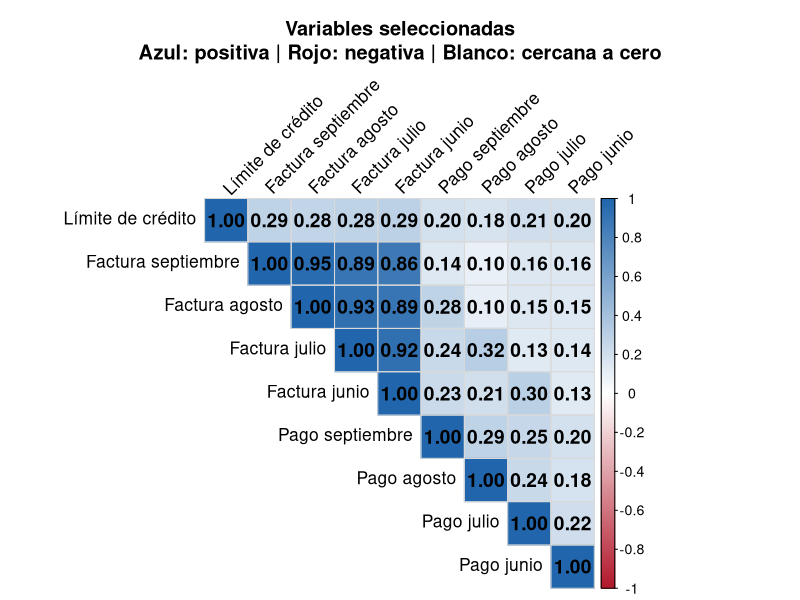
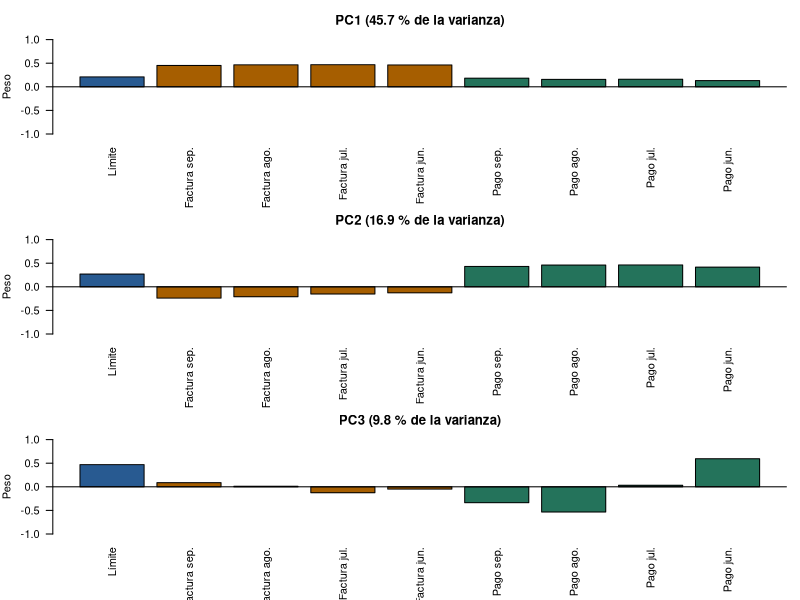
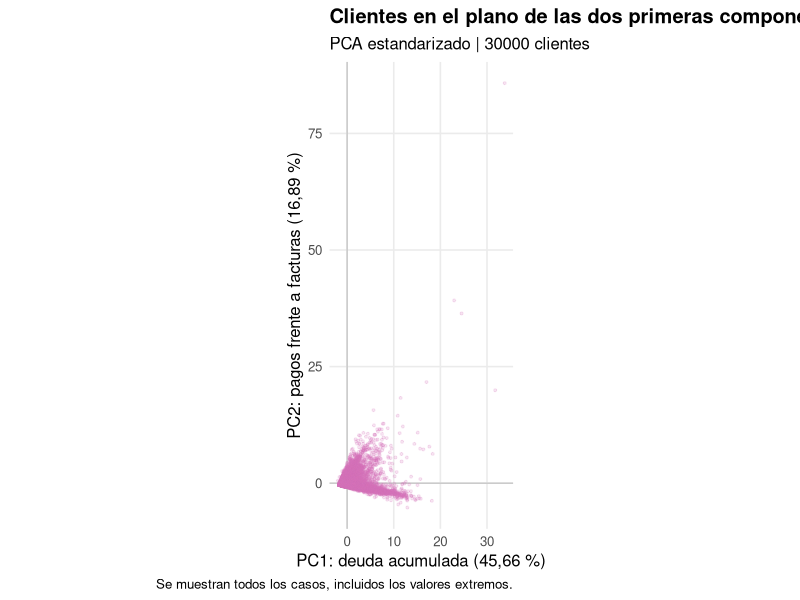
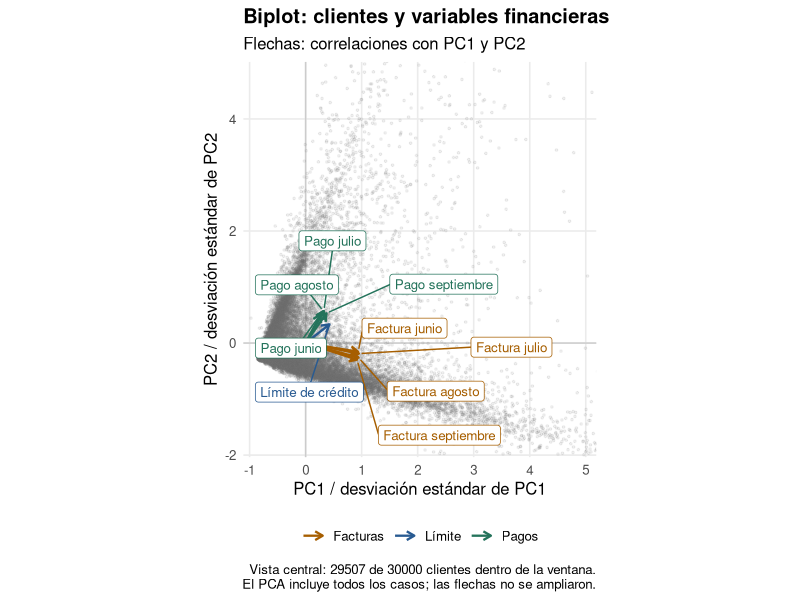

Generate these figures, in order, with R:
## ---- chunk 1
knitr::opts_chunk$set(echo = TRUE, warning = FALSE, message = FALSE)
## ---- chunk 2
paquetes <- c(
  "readr",
  "corrplot",
  "dplyr",
  "rlang",
  "here",
  "readxl",
  "ragg",
  "kableExtra",
  "tidyr",
  "ggplot2",
  "ggrepel"
)

paquetes_faltantes <- paquetes[!paquetes %in% rownames(installed.packages())]

if (length(paquetes_faltantes) > 0) {
  install.packages(paquetes_faltantes)
}

# Esto es lo que faltaba: cargar los paquetes
invisible(lapply(paquetes, library, character.only = TRUE))
## ---- chunk 3
datos_credit <- read_csv(here("DATASET", "datos_credit.csv"))

variables_seleccionadas <- c(
  "LIMIT_BAL",
  paste0("BILL_AMT", 1:4),
  paste0("PAY_AMT", 1:4)
)

datos_sin_estandarizar <- as.data.frame(
  datos_credit[, variables_seleccionadas]
)

# Conservar las mismas observaciones para ambos análisis.
datos_sin_estandarizar <- datos_sin_estandarizar[
  complete.cases(datos_sin_estandarizar),
  ,
  drop = FALSE
]

datos_estandarizados <- as.data.frame(
  scale(datos_sin_estandarizar, center = TRUE, scale = TRUE)
)

pca_sin_estandarizar <- prcomp(
  datos_sin_estandarizar,
  center = TRUE,
  scale. = FALSE
)

pca_estandarizado <- prcomp(
  datos_estandarizados,
  center = TRUE,
  scale. = FALSE
)
## ---- chunk 4

library(dplyr)
library(corrplot)

# Se parte de la base depurada datos_credit.
# EDUCATION se reserva para caracterizar perfiles por ser categórica.
variables_pca <- c(
  "LIMIT_BAL",
  paste0("BILL_AMT", 1:4),
  paste0("PAY_AMT", 1:4)
)

datos_pca <- datos_credit %>%
  select(all_of(variables_pca))

matriz_cor <- cor(
  datos_pca,
  method = "pearson",
  use = "complete.obs"
)

etiquetas <- c(
  "Límite de crédito",
  "Factura septiembre", "Factura agosto",
  "Factura julio", "Factura junio",
  "Pago septiembre", "Pago agosto",
  "Pago julio", "Pago junio"
)

dimnames(matriz_cor) <- list(etiquetas, etiquetas)

corrplot(
  matriz_cor,
  method = "color",
  type = "upper",
  diag = TRUE,
  order = "original",
  col = colorRampPalette(c("#B2182B", "#FFFFFF", "#2166AC"))(200),
  col.lim = c(-1, 1),
  addCoef.col = "black",
  number.cex = 1.15,
  number.digits = 2,
  tl.col = "black",
  tl.cex = 1.05,
  tl.srt = 45,
  cl.cex = 0.85,
  addgrid.col = "grey85",
  mar = c(0, 0, 4, 0),
  title = paste(
    "Variables seleccionadas",
    "Azul: positiva | Rojo: negativa | Blanco: cercana a cero",
    sep = "\n"
  )
)
## ---- chunk 5
library(dplyr)
library(tidyr)
library(knitr)
library(kableExtra)

variables_seleccionadas <- c(
  "LIMIT_BAL",
  paste0("BILL_AMT", 1:4),
  paste0("PAY_AMT", 1:4)
)

tabla_escalas <- datos_credit %>%
  select(all_of(variables_seleccionadas)) %>%
  pivot_longer(
    everything(),
    names_to = "Variable",
    values_to = "Valor"
  ) %>%
  group_by(Variable) %>%
  summarise(
    Minimo = min(Valor, na.rm = TRUE),
    Maximo = max(Valor, na.rm = TRUE),
    Amplitud = Maximo - Minimo,
    Media = mean(Valor, na.rm = TRUE),
    Mediana = median(Valor, na.rm = TRUE),
    Desviacion = sd(Valor, na.rm = TRUE),
    .groups = "drop"
  ) %>%
  mutate(Variable = factor(Variable, levels = variables_seleccionadas)) %>%
  arrange(Variable) %>%
  mutate(
    Variable = c(
      "LIMIT_BAL · Límite de crédito",
      "BILL_AMT1 · Septiembre",
      "BILL_AMT2 · Agosto",
      "BILL_AMT3 · Julio",
      "BILL_AMT4 · Junio",
      "PAY_AMT1 · Septiembre",
      "PAY_AMT2 · Agosto",
      "PAY_AMT3 · Julio",
      "PAY_AMT4 · Junio"
    )
  )

tabla_escalas %>%
  kable(
    format = "html",
    caption = "NTD: nuevos dólares taiwaneses. Amplitud = máximo − mínimo.",
    col.names = c(
      "Variable / mes", "Mínimo", "Máximo", "Amplitud",
      "Media", "Mediana", "Desviación estándar"
    ),
    digits = 2,
    format.args = list(big.mark = ".", decimal.mark = ","),
    align = c("l", rep("r", 6))
  ) %>%
  kable_styling(
    bootstrap_options = c("hover", "responsive"),
    full_width = TRUE,
    font_size = 15
  ) %>%
  row_spec(0, bold = TRUE, color = "white", background = "#243447") %>%
  row_spec(1, background = "#E8EFFA", color = "#17365D") %>%
  row_spec(2:5, background = "#FFF1DE", color = "#754000") %>%
  row_spec(6:9, background = "#E5F3EE", color = "#175541") %>%
  column_spec(1, bold = TRUE, width = "6cm") %>%
  pack_rows(
    "LÍMITE DE CRÉDITO · Cupo otorgado",
    1, 1,
    label_row_css = "background-color: #285A91; color: white; font-weight: bold;",
    indent = FALSE
  ) %>%
  pack_rows(
    "FACTURACIÓN · Montos de los estados de cuenta",
    2, 5,
    label_row_css = "background-color: #A65E00; color: white; font-weight: bold;",
    indent = FALSE
  ) %>%
  pack_rows(
    "PAGOS · Montos efectivamente pagados",
    6, 9,
    label_row_css = "background-color: #24735B; color: white; font-weight: bold;",
    indent = FALSE
  ) %>%
  footnote(
    general = c(
      "NT$: nuevos dólares taiwaneses. Amplitud = máximo − mínimo.",
      "Desviación estándar: dispersión de los valores alrededor de la media.",
      "Aunque todas las variables comparten unidad monetaria, sus magnitudes y dispersiones son diferentes."
    ),
    general_title = "Nota: ",
    footnote_as_chunk = TRUE
  )
## ---- chunk 6
library(dplyr)

variables_seleccionadas <- c(
  "LIMIT_BAL",
  paste0("BILL_AMT", 1:4),
  paste0("PAY_AMT", 1:4)
)

# Grupo 1: variables originales, sin estandarizar (NT$).
datos_sin_estandarizar <- datos_credit %>%
  select(all_of(variables_seleccionadas))

# Grupo 2: variables estandarizadas.
# A cada valor se le resta la media y se divide por la desviación estándar.
# Cada columna queda con media 0 y desviación estándar 1, sin unidad.
datos_estandarizados <- datos_sin_estandarizar %>%
  scale(center = TRUE, scale = TRUE) %>%
  as.data.frame()

# Ambos grupos conservan las mismas filas y el mismo orden de variables.
# EDUCATION queda fuera porque es categórica.
## ---- chunk 7
library(knitr)
library(kableExtra)

crear_tabla_pca <- function(modelo, titulo, color) {

  varianza <- modelo$sdev^2
  porcentaje <- 100 * varianza / sum(varianza)
  contribuciones <- 100 * t(modelo$rotation^2)

  tabla <- data.frame(
    Componente = colnames(modelo$rotation),
    Individual = porcentaje,
    Acumulada = cumsum(porcentaje),
    contribuciones,
    check.names = FALSE
  )

  tabla %>%
    kable(
      format = "html",
      caption = titulo,
      row.names = FALSE,
      col.names = c(
        "PC", "Indiv.", "Acum.", "Cupo",
        "Sep.", "Ago.", "Jul.", "Jun.",
        "Sep.", "Ago.", "Jul.", "Jun."
      ),
      digits = 2,
      format.args = list(decimal.mark = ","),
      align = c("c", rep("r", 11)),
      table.attr = paste0(
        'style="width:100%; table-layout:fixed;',
        'margin-bottom:30px;"'
      )
    ) %>%
    kable_styling(
      bootstrap_options = c("hover", "condensed"),
      full_width = TRUE,
      font_size = 12
    ) %>%
    add_header_above(
      c(
        " " = 1,
        "Varianza (%)" = 2,
        "Límite" = 1,
        "Facturas · Contribución (%)" = 4,
        "Pagos · Contribución (%)" = 4
      ),
      bold = TRUE,
      color = "white",
      background = color
    ) %>%
    column_spec(1, bold = TRUE) %>%
    column_spec(2:3, background = "#F1F4F8") %>%
    column_spec(4, background = "#E8EFFA") %>%
    column_spec(5:8, background = "#FFF1DE") %>%
    column_spec(9:12, background = "#E5F3EE")
}

tabla_original <- crear_tabla_pca(
  pca_sin_estandarizar,
  "PCA sin estandarizar",
  "#A65E00"
)

tabla_estandarizada <- crear_tabla_pca(
  pca_estandarizado,
  "PCA estandarizado",
  "#24735B"
)

htmltools::browsable(
  htmltools::tagList(
    htmltools::tags$style(htmltools::HTML("
      .pca-tablas {
        background: #FFFFFF;
        color: #243447;
        padding: 24px;
        font-family: 'Segoe UI', Arial, sans-serif;
      }

      .pca-tablas table {
        width: 100% !important;
        border-collapse: collapse;
        background: #FFFFFF;
        font-family: 'Segoe UI', Arial, sans-serif;
        font-size: 13px !important;
        font-variant-numeric: tabular-nums;
        margin-bottom: 32px !important;
      }

      .pca-tablas caption {
        caption-side: top;
        text-align: left;
        color: #243447 !important;
        font-family: 'Segoe UI', Arial, sans-serif;
        font-size: 19px !important;
        font-weight: 600;
        padding: 0 0 14px;
      }

      .pca-tablas th,
      .pca-tablas td {
        padding: 9px 4px !important;
        border: none;
        border-bottom: 1px solid #DCE3EA;
        color: #243447;
      }

      .pca-tablas thead tr:last-child th {
        background: #F1F4F8 !important;
        color: #243447 !important;
        font-weight: 600;
      }

      .pca-tablas tbody td:first-child {
        background: #FFFFFF !important;
        font-weight: 700;
      }

      .pca-tablas p {
        margin: 0;
        font-size: 13px;
        line-height: 1.6;
        color: #425466;
      }
    ")),

    htmltools::tags$div(
      class = "pca-tablas",

      htmltools::HTML(as.character(tabla_original)),
      htmltools::HTML(as.character(tabla_estandarizada)),

      htmltools::tags$p(
        htmltools::tags$strong("Cómo leer las tablas: "),
        "Indiv. = varianza explicada por cada componente; ",
        "Acum. = varianza acumulada. ",
        "Azul: límite de crédito; naranja: facturas; verde: pagos. ",
        "Las contribuciones se calculan como 100 × peso² y suman 100% ",
        "entre las nueve variables de cada fila. No representan la varianza ",
        "de cada variable explicada por la componente."
      )
    )
  )
)
## ---- chunk 8
etiquetas_pesos <- c(
  "Límite",
  "Factura sep.", "Factura ago.", "Factura jul.", "Factura jun.",
  "Pago sep.", "Pago ago.", "Pago jul.", "Pago jun."
)

colores_pesos <- c("#285A91", rep("#A65E00", 4), rep("#24735B", 4))

pesos <- pca_estandarizado$rotation[, 1:3]
rownames(pesos) <- etiquetas_pesos

varianza_pct <- 100 * pca_estandarizado$sdev^2 / sum(pca_estandarizado$sdev^2)

par(mfrow = c(3, 1), mar = c(5, 4, 3, 1))
for (i in 1:3) {
  barplot(
    pesos[, i],
    col = colores_pesos,
    las = 2,
    ylim = c(-1, 1),
    ylab = "Peso",
    main = paste0("PC", i, " (", round(varianza_pct[i], 1), " % de la varianza)")
  )
  abline(h = 0)
}
par(mfrow = c(1, 1))

# Tabla de pesos para apoyar la lectura
round(pesos, 3)
## ---- chunk 9

# AJUSTAR: nombre exacto de la columna en datos_credit
col_default <- "default payment next month"

# Mismas filas que usó el PCA
filas_ok <- complete.cases(datos_credit[, variables_seleccionadas])
y <- datos_credit[[col_default]][filas_ok]

puntajes <- pca_estandarizado$x
tasa <- mean(y == 1)
n_incumplen <- sum(y == 1)

evaluar <- function(marca, nombre) {
  encontrados <- sum(marca & y == 1)
  data.frame(
    Regla = nombre,
    Marcados = sum(marca),
    Encontrados = encontrados,
    `Se escapan` = n_incumplen - encontrados,
    `% encontrado` = round(100 * encontrados / n_incumplen, 1),
    `% acierto entre marcados` = round(100 * encontrados / sum(marca), 1),
    Lift = round((encontrados / sum(marca)) / tasa, 2),
    check.names = FALSE
  )
}

marca_pc1 <- puntajes[, 1] >= quantile(puntajes[, 1], 1 - tasa)
marca_pc2 <- puntajes[, 2] <= quantile(puntajes[, 2], tasa)

resultado <- rbind(
  evaluar(marca_pc1, "PC1 alta (mucha facturación)"),
  evaluar(marca_pc2, "PC2 baja (paga poco frente a lo facturado)"),
  evaluar(marca_pc1 | marca_pc2, "PC1 o PC2")
)

cat("Tasa de incumplimiento:", round(100 * tasa, 1), "%  |  Incumplidos:", n_incumplen, "\n")
resultado

## ---- chunk 10

# Reutilizar el PCA estandarizado de la Parte 1.
modelo_pca2 <- pca_estandarizado
variables_pca2 <- rownames(modelo_pca2$rotation)

filas_pca2 <- complete.cases(datos_credit[, variables_pca2])
stopifnot(sum(filas_pca2) == nrow(modelo_pca2$x))

# Orientar PC1 hacia mayor facturación y PC2 hacia mayores pagos.
signos_pca2 <- c(
  sign(sum(modelo_pca2$rotation[paste0("BILL_AMT", 1:4), 1])),
  sign(sum(modelo_pca2$rotation[paste0("PAY_AMT", 1:4), 2]))
)
signos_pca2[signos_pca2 == 0] <- 1

puntajes_pca2 <- sweep(
  modelo_pca2$x[, 1:2, drop = FALSE], 2, signos_pca2, "*"
)
pesos_pca2 <- sweep(
  modelo_pca2$rotation[, 1:2, drop = FALSE], 2, signos_pca2, "*"
)

porcentaje_pca2 <- 100 * modelo_pca2$sdev^2 /
  sum(modelo_pca2$sdev^2)

mapa_pca2 <- data.frame(
  PC1 = puntajes_pca2[, 1],
  PC2 = puntajes_pca2[, 2]
)

numero_pca2 <- function(x, digitos = 2) {
  formatC(x, format = "f", digits = digitos, decimal.mark = ",")
}

eje1_pca2 <- paste0(
  "PC1: deuda acumulada (",
  numero_pca2(porcentaje_pca2[1]), " %)"
)
eje2_pca2 <- paste0(
  "PC2: pagos frente a facturas (",
  numero_pca2(porcentaje_pca2[2]), " %)"
)

tema_pca2 <- theme_minimal(base_size = 12) +
  theme(
    plot.title = element_text(face = "bold"),
    panel.grid.minor = element_blank(),
    legend.position = "bottom"
  )
## ---- chunk 11
ggplot(mapa_pca2, aes(PC1, PC2)) +
  geom_hline(yintercept = 0, color = "grey75", linewidth = 0.4) +
  geom_vline(xintercept = 0, color = "grey75", linewidth = 0.4) +
  geom_point(color = "#d470b9", alpha = 0.18, size = 0.7) +
  coord_equal() +
  labs(
    title = "Clientes en el plano de las dos primeras componentes",
    subtitle = paste(
      "PCA estandarizado |", nrow(mapa_pca2), "clientes"
    ),
    x = eje1_pca2,
    y = eje2_pca2,
    caption = "Se muestran todos los casos, incluidos los valores extremos."
  ) +
  tema_pca2
## ---- chunk 12
etiquetas_pca2 <- c(
  LIMIT_BAL = "Límite de crédito",
  BILL_AMT1 = "Factura septiembre",
  BILL_AMT2 = "Factura agosto",
  BILL_AMT3 = "Factura julio",
  BILL_AMT4 = "Factura junio",
  PAY_AMT1 = "Pago septiembre",
  PAY_AMT2 = "Pago agosto",
  PAY_AMT3 = "Pago julio",
  PAY_AMT4 = "Pago junio"
)

# En un PCA estandarizado, peso * desviación de la componente
# es la correlación entre la variable y esa componente.
coordenadas_flechas <- sweep(
  pesos_pca2, 2, modelo_pca2$sdev[1:2], "*"
)

flechas_pca2 <- data.frame(
  variable = variables_pca2,
  etiqueta = unname(etiquetas_pca2[variables_pca2]),
  x = coordenadas_flechas[, 1],
  y = coordenadas_flechas[, 2]
)

flechas_pca2$tipo <- ifelse(
  grepl("^BILL", flechas_pca2$variable), "Facturas",
  ifelse(grepl("^PAY", flechas_pca2$variable), "Pagos", "Límite")
)

# Biplot de correlaciones: puntajes divididos por la desviación
# de cada componente. No se vuelve a ajustar el PCA.
casos_biplot <- data.frame(
  C1 = mapa_pca2$PC1 / modelo_pca2$sdev[1],
  C2 = mapa_pca2$PC2 / modelo_pca2$sdev[2]
)

longitudes <- sqrt(rowSums(coordenadas_flechas^2))
cosenos <- tcrossprod(coordenadas_flechas) /
  outer(longitudes, longitudes)
cosenos[cosenos > 1] <- 1
cosenos[cosenos < -1] <- -1
angulos_pca2 <- acos(cosenos) * 180 / pi
dimnames(angulos_pca2) <- list(variables_pca2, variables_pca2)

rango_angulos <- function(variables) {
  matriz <- angulos_pca2[variables, variables, drop = FALSE]
  range(matriz[upper.tri(matriz)])
}

angulos_facturas <- rango_angulos(paste0("BILL_AMT", 1:4))
angulos_pagos <- rango_angulos(paste0("PAY_AMT", 1:4))
angulos_limite <- range(
  angulos_pca2["LIMIT_BAL", paste0("PAY_AMT", 1:4)]
)
angulo_maximo <- max(angulos_pca2)

# Ventana central para leer las flechas sin que dominen los extremos.
limites_biplot_x <- range(
  quantile(casos_biplot$C1, c(0.005, 0.995)),
  1.25 * flechas_pca2$x, 0
)
limites_biplot_y <- range(
  quantile(casos_biplot$C2, c(0.005, 0.995)),
  1.25 * flechas_pca2$y, 0
)

visibles_biplot <- with(
  casos_biplot,
  C1 >= limites_biplot_x[1] & C1 <= limites_biplot_x[2] &
    C2 >= limites_biplot_y[1] & C2 <= limites_biplot_y[2]
)
## ---- chunk 13
ggplot(casos_biplot, aes(C1, C2)) +
  geom_hline(yintercept = 0, color = "grey80") +
  geom_vline(xintercept = 0, color = "grey80") +
  geom_point(color = "grey45", alpha = 0.10, size = 0.6) +
  geom_segment(
    data = flechas_pca2,
    aes(x = 0, y = 0, xend = x, yend = y, color = tipo),
    inherit.aes = FALSE,
    arrow = grid::arrow(length = grid::unit(0.22, "cm")),
    linewidth = 0.8
  ) +
  geom_label_repel(
    data = flechas_pca2,
    aes(x, y, label = etiqueta, color = tipo),
    inherit.aes = FALSE,
    seed = 19,
    size = 3.4,
    box.padding = 0.6,
    point.padding = 0.2,
    min.segment.length = 0,
    max.overlaps = Inf,
    max.iter = 20000,
    max.time = 3,
    show.legend = FALSE
  ) +
  scale_color_manual(
    values = c(
      "Facturas" = "#A65E00",
      "Pagos" = "#24735B",
      "Límite" = "#285A91"
    ),
    name = NULL
  ) +
  coord_equal(
    xlim = limites_biplot_x,
    ylim = limites_biplot_y
  ) +
  labs(
    title = "Biplot: clientes y variables financieras",
    subtitle = "Flechas: correlaciones con PC1 y PC2",
    x = "PC1 / desviación estándar de PC1",
    y = "PC2 / desviación estándar de PC2",
    caption = paste0(
      "Vista central: ", sum(visibles_biplot), " de ",
      nrow(casos_biplot), " clientes dentro de la ventana.\n",
      "El PCA incluye todos los casos; las flechas no se ampliaron."
    )
  ) +
  tema_pca2
